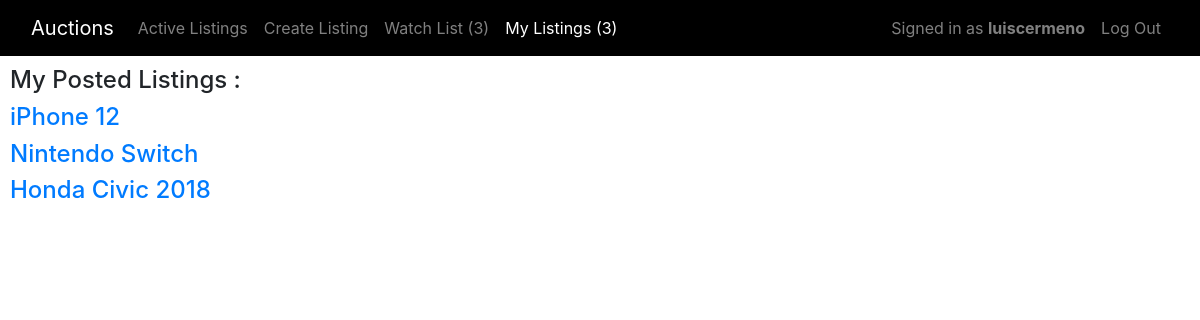
Before: /myListings (signed in) with the older database file.
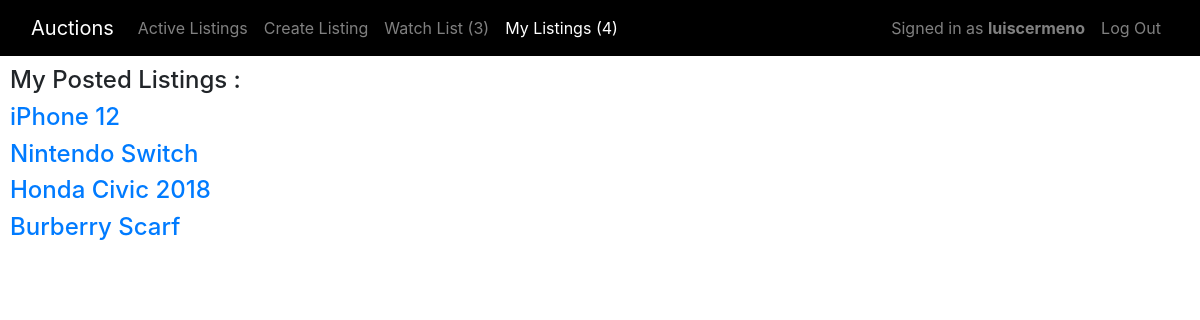
After: the same page with the newer database file.
### auctions/models.py (models this page shows, shortened)
class User(AbstractUser):
    def __str__(self):
        return f"{self.username}"

class WatchList(models.Model):
    user = models.OneToOneField(User, on_delete=models.CASCADE, related_name='watchlist')
    listings = models.ManyToManyField(Listing, blank=True, related_name='listings')

class Listing(models.Model):
    title = models.CharField(max_length=64)
    user = models.ForeignKey(User, default=1 , on_delete=models.CASCADE, related_name='listings')
    categories = models.ManyToManyField(Category, blank=True, related_name="listings")
    description = models.TextField(max_length=500)
    image = models.URLField(max_length=200, blank=True)
    current_bid = models.DecimalField(decimal_places=2, max_digits=9, default=0, validators=[MinValueValidator(0)])
    def __str__(self):
        return f"{self.title}"

### auctions/views.py (the view)
# urls.py: path("myListings", views.myListings, name="myListings")
def myListings(request):
    try:
        listings = Listing.objects.filter(user = request.user)
    except:
        listings = []
    return render(request, "auctions/myListings.html", {
        "listings": listings
    })

### auctions/templates/auctions/myListings.html (shortened to what this page needs)
{% extends "auctions/layout.html" %}
{% block nav_item_myListings %}active{% endblock nav_item_myListings %}
{% block body %}
    {% if user.is_authenticated %}
        <h4> My Posted Listings :</h4>
        {% for listing in listings %}
           <div>
                <h4 class="listing_title"><a href="{% url 'listing' listing %}">{{ listing }}</a></h4>
            </div>
        {% empty %}
            <h6>No Listings Yet</h6>
        {% endfor %}
    {% endif %}
{% endblock %}

### auctions/templates/auctions/layout.html (shortened to what this page needs)
{% load static %}
<!DOCTYPE html>
<html lang="en">
    <head>
        <link rel="stylesheet" href="https://stackpath.bootstrapcdn.com/bootstrap/4.4.1/css/bootstrap.min.css">
        <link href="{% static 'auctions/styles.css' %}" rel="stylesheet">
    </head>
    <body>
        <nav class="navbar navbar-expand-lg navbar-dark sticky-top">
            <div class="container-fluid">
                <a class="navbar-brand" href="{% url 'index' %}">Auctions</a>
                <div class="collapse navbar-collapse" id="navbarNavAltMarkup">
                    <ul class="navbar-nav mr-auto">
                        <li class="nav-item {% block nav_item_listings %}{% endblock nav_item_listings %}">
                            <a class="nav-link" aria-current="page" href="{% url 'index' %}">Active Listings</a>
                        </li>
                        {% if user.is_authenticated %}
                        <li class="nav-item {% block nav_item_create %}{% endblock nav_item_create %}">
                            <a class="nav-link" href="{% url 'create' %}">Create Listing</a>
                        </li>
                        <li class="nav-item {% block nav_item_watchlist %}{% endblock nav_item_watchlist %}">
                            <a class="nav-link" href="{% url 'watchlist' %}">
                                Watch List
                                <span>
                                {% if user.watchlist.listings.all.count > 0 %}
                                    ({{ user.watchlist.listings.all.count}})
                                {% else %}
                                    (0)
                                {% endif %}
                                </span>
                            </a>
                        </li>
                        <li class="nav-item {% block nav_item_myListings %}{% endblock nav_item_myListings %}">
                            <a class="nav-link" href="{% url 'myListings' %}">
                                My Listings
                                <span>
                                    {% if user.listings.all.count > 0 %}
                                        ({{ user.listings.all.count}})
                                    {% else %}
                                        (0)
                                    {% endif %}
                                </span>
                            </a>
                        </li>
                        {% endif %}
                    </ul>
                    <ul class="navbar-nav ml-auto">
                        {% if user.is_authenticated %}
                        <li class="nav-item">
                            <a class="nav-link" href="#">
                                    Signed in as <strong>{{ user.username }}</strong>
                            </a>
                        </li>
                        <li class="nav-item">
                            <a class="nav-link" href="{% url 'logout' %}">Log Out</a>
                        </li>
                        {% endif %}
                    </ul>
                </div>
            </div>
        </nav>
        <div class="main">
        {% block body %}
        {% endblock %}
        </div>
    </body>
</html>

### auctions/static/auctions/styles.css (style rules this page uses)
.main { padding: 10px; }
.navbar { background-color: black; }
.listing_title { color: black; }

Changed rows visible on the page:
changed User "luiscermeno": listings.all.count "3" → "4"
added Listing: title "Burberry Scarf"
